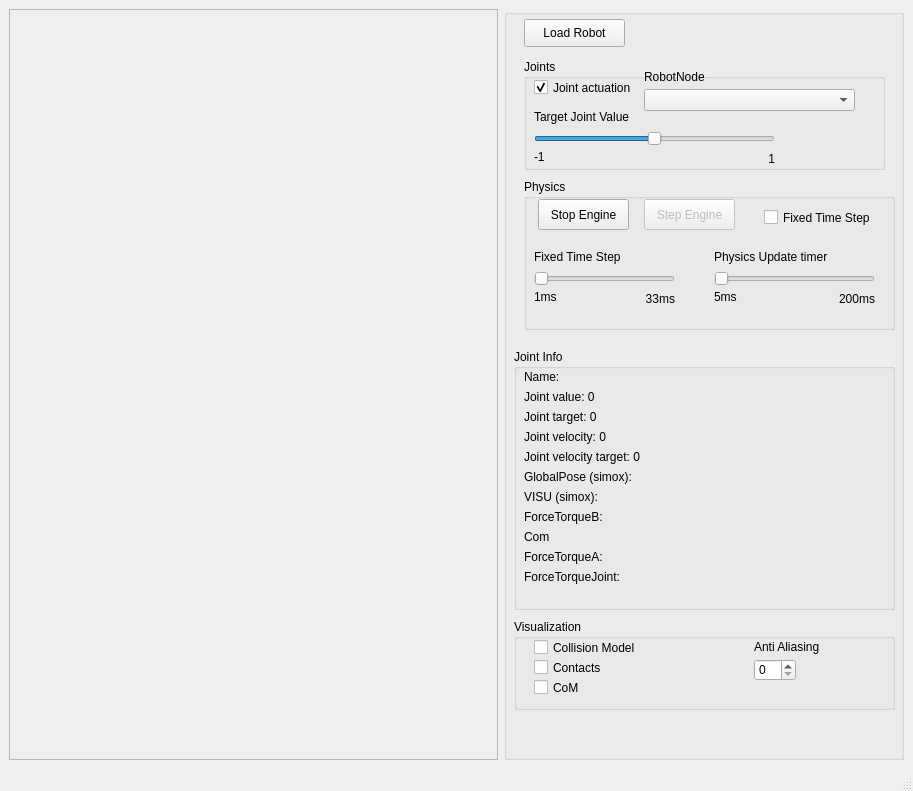
<?xml version="1.0" encoding="UTF-8"?>
<ui version="4.0">
 <class>MainWindowBulletViewer</class>
 <widget class="QMainWindow" name="MainWindowBulletViewer">
  <property name="geometry">
   <rect>
    <x>0</x>
    <y>0</y>
    <width>913</width>
    <height>791</height>
   </rect>
  </property>
  <property name="windowTitle">
   <string>Simox SimDynamics Viewer</string>
  </property>
  <widget class="QWidget" name="centralwidget">
   <layout class="QGridLayout" name="gridLayout">
    <item row="0" column="1">
     <widget class="QGroupBox" name="groupBox">
      <property name="maximumSize">
       <size>
        <width>400</width>
        <height>16777215</height>
       </size>
      </property>
      <property name="title">
       <string/>
      </property>
      <widget class="QPushButton" name="pushButtonLoad">
       <property name="geometry">
        <rect>
         <x>20</x>
         <y>10</y>
         <width>101</width>
         <height>28</height>
        </rect>
       </property>
       <property name="text">
        <string>Load Robot</string>
       </property>
      </widget>
      <widget class="QGroupBox" name="groupBox_2">
       <property name="geometry">
        <rect>
         <x>10</x>
         <y>340</y>
         <width>381</width>
         <height>261</height>
        </rect>
       </property>
       <property name="title">
        <string>Joint Info</string>
       </property>
       <widget class="QLabel" name="label_RNTarget">
        <property name="geometry">
         <rect>
          <x>10</x>
          <y>60</y>
          <width>211</width>
          <height>16</height>
         </rect>
        </property>
        <property name="text">
         <string>Joint target: 0</string>
        </property>
       </widget>
       <widget class="QLabel" name="label_RNVelocity">
        <property name="geometry">
         <rect>
          <x>10</x>
          <y>80</y>
          <width>221</width>
          <height>16</height>
         </rect>
        </property>
        <property name="text">
         <string>Joint velocity: 0</string>
        </property>
       </widget>
       <widget class="QLabel" name="label_RNValue">
        <property name="geometry">
         <rect>
          <x>10</x>
          <y>40</y>
          <width>221</width>
          <height>16</height>
         </rect>
        </property>
        <property name="text">
         <string>Joint value: 0</string>
        </property>
       </widget>
       <widget class="QLabel" name="label_RNName">
        <property name="geometry">
         <rect>
          <x>10</x>
          <y>20</y>
          <width>221</width>
          <height>16</height>
         </rect>
        </property>
        <property name="text">
         <string>Name: &lt;not set&gt;</string>
        </property>
       </widget>
       <widget class="QLabel" name="label_RNPosVisu">
        <property name="geometry">
         <rect>
          <x>10</x>
          <y>140</y>
          <width>261</width>
          <height>16</height>
         </rect>
        </property>
        <property name="text">
         <string>VISU (simox):</string>
        </property>
       </widget>
       <widget class="QLabel" name="label_ForceTorqueA">
        <property name="geometry">
         <rect>
          <x>10</x>
          <y>200</y>
          <width>351</width>
          <height>16</height>
         </rect>
        </property>
        <property name="text">
         <string>ForceTorqueA: </string>
        </property>
       </widget>
       <widget class="QLabel" name="label_RNPosGP">
        <property name="geometry">
         <rect>
          <x>10</x>
          <y>120</y>
          <width>261</width>
          <height>16</height>
         </rect>
        </property>
        <property name="text">
         <string>GlobalPose (simox):</string>
        </property>
       </widget>
       <widget class="QLabel" name="label_RNVelocityTarget">
        <property name="geometry">
         <rect>
          <x>10</x>
          <y>100</y>
          <width>241</width>
          <height>16</height>
         </rect>
        </property>
        <property name="text">
         <string>Joint velocity target: 0</string>
        </property>
       </widget>
       <widget class="QLabel" name="label_ForceTorqueJoint">
        <property name="geometry">
         <rect>
          <x>10</x>
          <y>220</y>
          <width>351</width>
          <height>16</height>
         </rect>
        </property>
        <property name="text">
         <string>ForceTorqueJoint: </string>
        </property>
       </widget>
       <widget class="QLabel" name="label_RNPosCom">
        <property name="geometry">
         <rect>
          <x>10</x>
          <y>180</y>
          <width>261</width>
          <height>16</height>
         </rect>
        </property>
        <property name="text">
         <string>Com</string>
        </property>
       </widget>
       <widget class="QLabel" name="label_ForceTorqueB">
        <property name="geometry">
         <rect>
          <x>10</x>
          <y>160</y>
          <width>361</width>
          <height>16</height>
         </rect>
        </property>
        <property name="text">
         <string>ForceTorqueB: </string>
        </property>
       </widget>
      </widget>
      <widget class="QGroupBox" name="groupBox_3">
       <property name="geometry">
        <rect>
         <x>10</x>
         <y>610</y>
         <width>381</width>
         <height>91</height>
        </rect>
       </property>
       <property name="title">
        <string>Visualization</string>
       </property>
       <widget class="QCheckBox" name="checkBoxCom">
        <property name="geometry">
         <rect>
          <x>20</x>
          <y>60</y>
          <width>141</width>
          <height>17</height>
         </rect>
        </property>
        <property name="text">
         <string>CoM</string>
        </property>
       </widget>
       <widget class="QCheckBox" name="checkBoxContacts">
        <property name="geometry">
         <rect>
          <x>20</x>
          <y>40</y>
          <width>141</width>
          <height>17</height>
         </rect>
        </property>
        <property name="text">
         <string>Contacts</string>
        </property>
       </widget>
       <widget class="QCheckBox" name="checkBoxColModel">
        <property name="geometry">
         <rect>
          <x>20</x>
          <y>20</y>
          <width>141</width>
          <height>17</height>
         </rect>
        </property>
        <property name="text">
         <string>Collision Model</string>
        </property>
       </widget>
       <widget class="QSpinBox" name="spinBoxAntiAliasing">
        <property name="geometry">
         <rect>
          <x>240</x>
          <y>40</y>
          <width>42</width>
          <height>22</height>
         </rect>
        </property>
        <property name="maximum">
         <number>6</number>
        </property>
       </widget>
       <widget class="QLabel" name="label">
        <property name="geometry">
         <rect>
          <x>240</x>
          <y>20</y>
          <width>111</width>
          <height>16</height>
         </rect>
        </property>
        <property name="text">
         <string>Anti Aliasing</string>
        </property>
       </widget>
      </widget>
      <widget class="QGroupBox" name="groupBox_4">
       <property name="geometry">
        <rect>
         <x>20</x>
         <y>170</y>
         <width>371</width>
         <height>151</height>
        </rect>
       </property>
       <property name="title">
        <string>Physics</string>
       </property>
       <widget class="QPushButton" name="pushButtonStartStop">
        <property name="geometry">
         <rect>
          <x>14</x>
          <y>20</y>
          <width>91</width>
          <height>31</height>
         </rect>
        </property>
        <property name="text">
         <string>Stop Engine</string>
        </property>
       </widget>
       <widget class="QPushButton" name="pushButtonStep">
        <property name="enabled">
         <bool>false</bool>
        </property>
        <property name="geometry">
         <rect>
          <x>120</x>
          <y>20</y>
          <width>91</width>
          <height>31</height>
         </rect>
        </property>
        <property name="text">
         <string>Step Engine</string>
        </property>
       </widget>
       <widget class="QSlider" name="horizontalSliderUpdateTimer">
        <property name="geometry">
         <rect>
          <x>190</x>
          <y>90</y>
          <width>161</width>
          <height>20</height>
         </rect>
        </property>
        <property name="minimum">
         <number>5</number>
        </property>
        <property name="maximum">
         <number>200</number>
        </property>
        <property name="singleStep">
         <number>5</number>
        </property>
        <property name="pageStep">
         <number>10</number>
        </property>
        <property name="orientation">
         <enum>Qt::Horizontal</enum>
        </property>
       </widget>
       <widget class="QLabel" name="label_TargetMax_2">
        <property name="geometry">
         <rect>
          <x>270</x>
          <y>110</y>
          <width>81</width>
          <height>20</height>
         </rect>
        </property>
        <property name="layoutDirection">
         <enum>Qt::RightToLeft</enum>
        </property>
        <property name="text">
         <string>200ms</string>
        </property>
        <property name="alignment">
         <set>Qt::AlignRight|Qt::AlignTrailing|Qt::AlignVCenter</set>
        </property>
       </widget>
       <widget class="QLabel" name="label_TargetMin_2">
        <property name="geometry">
         <rect>
          <x>190</x>
          <y>110</y>
          <width>81</width>
          <height>16</height>
         </rect>
        </property>
        <property name="text">
         <string>5ms</string>
        </property>
       </widget>
       <widget class="QLabel" name="label_9">
        <property name="geometry">
         <rect>
          <x>190</x>
          <y>70</y>
          <width>131</width>
          <height>16</height>
         </rect>
        </property>
        <property name="text">
         <string>Physics Update timer</string>
        </property>
       </widget>
       <widget class="QLabel" name="label_TargetMax_3">
        <property name="geometry">
         <rect>
          <x>70</x>
          <y>110</y>
          <width>81</width>
          <height>20</height>
         </rect>
        </property>
        <property name="layoutDirection">
         <enum>Qt::RightToLeft</enum>
        </property>
        <property name="text">
         <string>33ms</string>
        </property>
        <property name="alignment">
         <set>Qt::AlignRight|Qt::AlignTrailing|Qt::AlignVCenter</set>
        </property>
       </widget>
       <widget class="QLabel" name="label_10">
        <property name="geometry">
         <rect>
          <x>10</x>
          <y>70</y>
          <width>131</width>
          <height>16</height>
         </rect>
        </property>
        <property name="text">
         <string>Fixed Time Step</string>
        </property>
       </widget>
       <widget class="QSlider" name="horizontalSliderFixedTimeStep">
        <property name="enabled">
         <bool>false</bool>
        </property>
        <property name="geometry">
         <rect>
          <x>10</x>
          <y>90</y>
          <width>141</width>
          <height>20</height>
         </rect>
        </property>
        <property name="minimum">
         <number>1</number>
        </property>
        <property name="maximum">
         <number>33</number>
        </property>
        <property name="singleStep">
         <number>1</number>
        </property>
        <property name="pageStep">
         <number>10</number>
        </property>
        <property name="orientation">
         <enum>Qt::Horizontal</enum>
        </property>
       </widget>
       <widget class="QLabel" name="label_TargetMin_3">
        <property name="geometry">
         <rect>
          <x>10</x>
          <y>110</y>
          <width>81</width>
          <height>16</height>
         </rect>
        </property>
        <property name="text">
         <string>1ms</string>
        </property>
       </widget>
       <widget class="QCheckBox" name="checkBoxFixedTimeStep">
        <property name="geometry">
         <rect>
          <x>240</x>
          <y>30</y>
          <width>121</width>
          <height>17</height>
         </rect>
        </property>
        <property name="text">
         <string>Fixed Time Step</string>
        </property>
        <property name="checked">
         <bool>false</bool>
        </property>
       </widget>
      </widget>
      <widget class="QGroupBox" name="groupBox_5">
       <property name="geometry">
        <rect>
         <x>20</x>
         <y>50</y>
         <width>361</width>
         <height>111</height>
        </rect>
       </property>
       <property name="title">
        <string>Joints</string>
       </property>
       <widget class="QCheckBox" name="checkBoxActuation">
        <property name="geometry">
         <rect>
          <x>10</x>
          <y>20</y>
          <width>141</width>
          <height>17</height>
         </rect>
        </property>
        <property name="text">
         <string>Joint actuation</string>
        </property>
        <property name="checked">
         <bool>true</bool>
        </property>
       </widget>
       <widget class="QComboBox" name="comboBoxRobotNode">
        <property name="geometry">
         <rect>
          <x>120</x>
          <y>30</y>
          <width>211</width>
          <height>22</height>
         </rect>
        </property>
       </widget>
       <widget class="QLabel" name="label_7">
        <property name="geometry">
         <rect>
          <x>120</x>
          <y>10</y>
          <width>131</width>
          <height>16</height>
         </rect>
        </property>
        <property name="text">
         <string>RobotNode</string>
        </property>
       </widget>
       <widget class="QLabel" name="label_TargetMin">
        <property name="geometry">
         <rect>
          <x>10</x>
          <y>90</y>
          <width>81</width>
          <height>16</height>
         </rect>
        </property>
        <property name="text">
         <string>-1</string>
        </property>
       </widget>
       <widget class="QLabel" name="label_TargetMax">
        <property name="geometry">
         <rect>
          <x>180</x>
          <y>90</y>
          <width>71</width>
          <height>20</height>
         </rect>
        </property>
        <property name="layoutDirection">
         <enum>Qt::RightToLeft</enum>
        </property>
        <property name="text">
         <string>1</string>
        </property>
        <property name="alignment">
         <set>Qt::AlignRight|Qt::AlignTrailing|Qt::AlignVCenter</set>
        </property>
       </widget>
       <widget class="QSlider" name="horizontalSliderTarget">
        <property name="geometry">
         <rect>
          <x>10</x>
          <y>70</y>
          <width>241</width>
          <height>19</height>
         </rect>
        </property>
        <property name="minimum">
         <number>-100</number>
        </property>
        <property name="maximum">
         <number>100</number>
        </property>
        <property name="orientation">
         <enum>Qt::Horizontal</enum>
        </property>
       </widget>
       <widget class="QLabel" name="label_8">
        <property name="geometry">
         <rect>
          <x>10</x>
          <y>50</y>
          <width>131</width>
          <height>16</height>
         </rect>
        </property>
        <property name="text">
         <string>Target Joint Value</string>
        </property>
       </widget>
      </widget>
     </widget>
    </item>
    <item row="0" column="0">
     <widget class="QFrame" name="frameViewer">
      <property name="frameShape">
       <enum>QFrame::StyledPanel</enum>
      </property>
      <property name="frameShadow">
       <enum>QFrame::Raised</enum>
      </property>
     </widget>
    </item>
   </layout>
  </widget>
  <widget class="QMenuBar" name="menubar">
   <property name="geometry">
    <rect>
     <x>0</x>
     <y>0</y>
     <width>913</width>
     <height>21</height>
    </rect>
   </property>
  </widget>
  <widget class="QStatusBar" name="statusbar"/>
 </widget>
 <resources/>
 <connections/>
</ui>
